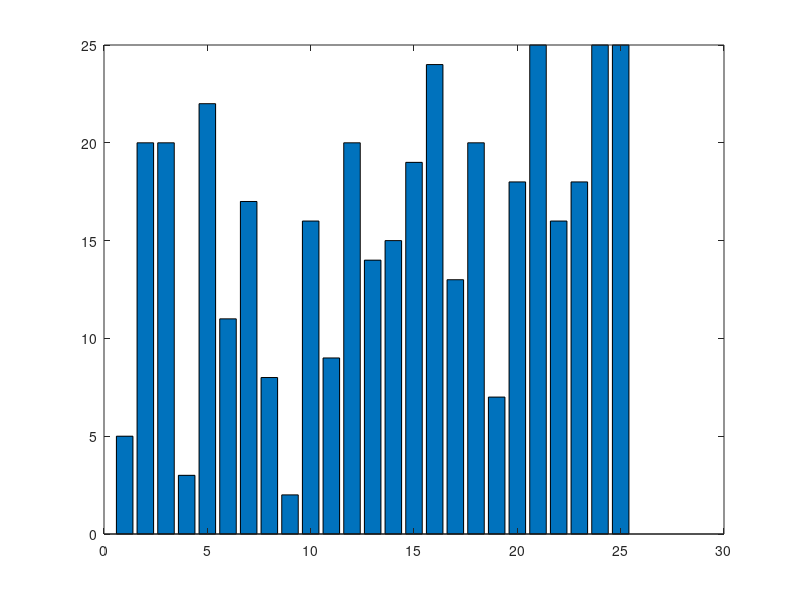
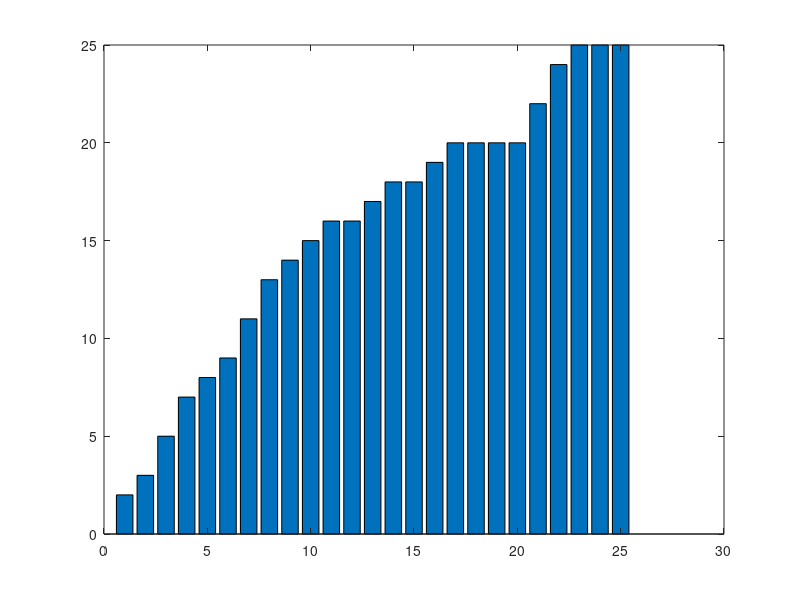

MATLAB code to generate these figures, in order:
clc; clear all; close all;
N=25;
v=abs(ceil(rand(1,N)*N  ));
v1=v;
bar(v)
%pause(1)
intercambio=1;
% config sonido
ts=1/8000;
N1=5000;
T=N1*ts;
parada=T*(1-1/N1);
t=0:ts:parada;
%fin sonido
tic
while intercambio~=0
    intercambio=0;
    for i=1:N-1
        [v(i) v(i+1)]
        if v(i) > v(i+1)
            aux=v(i);
            v(i) =v(i+1);
            v(i+1)=aux;
            intercambio=intercambio+1;
            figure(2);
            b=bar(v);
            %pause(0.1)
        end
        
        %pause(0.1)
    end

end
b=bar(v);
toc